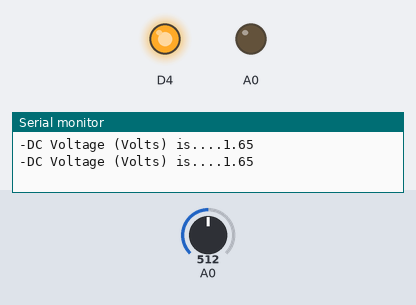
The sketch below on a simulated ESP8266 (NodeMCU). Parts: output pins drawn as LEDs (lit = HIGH), the last lines printed to the serial monitor. Inputs (shaded band) come from the test bench; at power-on: A0 = 512.

Above: at 2.8 s.
2.9 s: A0 set to 122
At 6.2 s:
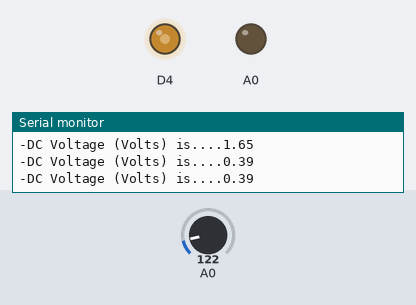
6.5 s: A0 set to 306
At 9.3 s:
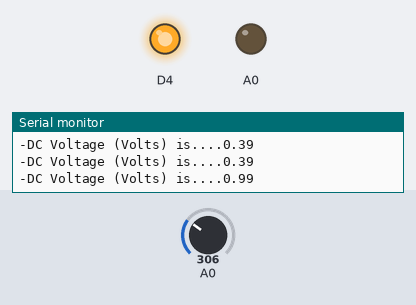
Timing chart, 0 to 10.8 s (numbered marks = the images above; inputs shaded):
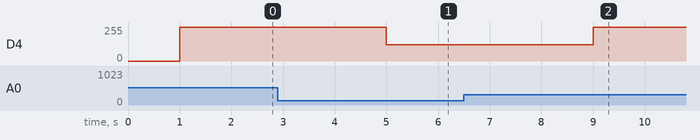

Measured:
- after the input at 2.9 s, D4: 255/255 → 122/255 after 2.1 s
- after the input at 6.5 s, D4: 122/255 → 255/255 after 2.5 s

The sketch:

control_buzzer_with_potentiometer.ino
```cpp
#include <SoftwareSerial.h>


int voltage;

void setup() {
  pinMode(A0,OUTPUT);
  // initialize serial communication at 9600 bits per second:
  Serial.begin(9600);
}

// the loop routine runs over and over again forever:
void loop() {
  // read the input on analog pin 0:
  int ADC = analogRead(A0);
  // Convert the analog reading (which goes from 0 - 1023) to a voltage (0 - 5V):
  float voltage = ADC * (3.3 / 1023.0);
  // print out the value you read:

  Serial.write(45); // send a byte with the value 45

  int bytesSent = Serial.write("DC Voltage (Volts) is....");  //send the string "hello" and return the length of the string.
  Serial.println(voltage);

  delay(1000);
   analogWrite(D4,ADC);
  delay(1000);
  analogWrite(D4,ADC );
  delay(voltage);

}
```
